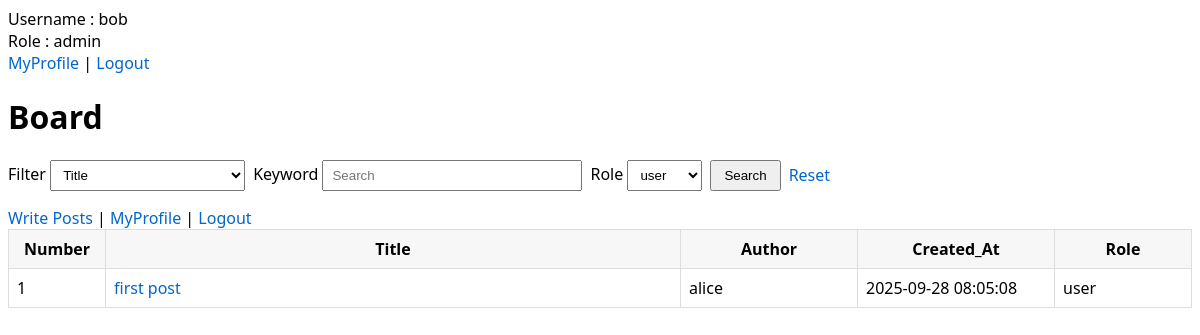
/board/board.php?role=user (signed in), run on the app's committed database.
### tables this page shows
CREATE TABLE posts (
    id INT AUTO_INCREMENT PRIMARY KEY,
    title VARCHAR(200) NOT NULL,
    content TEXT NOT NULL,
    user_id INT NOT NULL,
    filename VARCHAR(255),
    role ENUM('user','admin') NOT NULL DEFAULT 'user',
    isSecret BOOLEAN NOT NULL DEFAULT FALSE,
    created_at TIMESTAMP DEFAULT CURRENT_TIMESTAMP,
    FOREIGN KEY (user_id) REFERENCES users(id) ON DELETE CASCADE
);

CREATE TABLE users (
    id INT AUTO_INCREMENT PRIMARY KEY,
    username VARCHAR(50) NOT NULL UNIQUE,
    email VARCHAR(100) NOT NULL UNIQUE,
    password VARCHAR(255) NOT NULL,
    profile VARCHAR(255) DEFAULT NULL,
    balance INT NOT NULL DEFAULT 10000,
    role ENUM('user','admin') NOT NULL DEFAULT 'user',
    created_at TIMESTAMP DEFAULT CURRENT_TIMESTAMP
);

### board/board.php (the view, shortened to what this page needs)
<?php
require '../config.php';
include '../header.php';
$q      = isset($_GET['q']) ? trim($_GET['q']) : '';
$field  = isset($_GET['field']) ? $_GET['field'] : 'title';
$role   = isset($_GET['role']) ? trim($_GET['role']) : '';
$where = [];
if ($role !== '') {
    $where[] = "COALESCE(p.role, u.role) = '$role'";
}
$whereSql = $where ? ('WHERE '.implode(' AND ', $where)) : '';
$sql = "
SELECT
    p.id,
    p.title,
    p.created_at,
    u.username AS author_name,
    COALESCE(p.role, u.role) AS role_name
FROM posts p
JOIN users u ON p.user_id = u.id
{$whereSql}
ORDER BY p.created_at DESC, p.id DESC
";
$stmt = $pdo->query($sql);
$rows = $stmt->fetchAll(PDO::FETCH_ASSOC);
$preserveQs = http_build_query([
    'q'     => $q,
    'field' => $field,
    'role'  => $role,
]);
?>
<!doctype html>
<html lang="ko">
<head>
  <link rel="stylesheet" href="/style.css">
</head>
<body>
  <h1>Board</h1>
  <form class="search" method="get" action="">
    <label>
      Filter
      <select name="field">
        <option value="title"   <?= $field==='title'?'selected':''; ?>>Title</option>
      </select>
    </label>
    <label>
      Keyword
      <input type="text" name="q" value="<?= $q ?>" placeholder="Search">
    </label>
    <label>
      Role
      <select name="role">
        <option value="user"    <?= $role==='user'?'selected':''; ?>>user</option>
      </select>
    </label>
    <button type="submit">Search</button>
    <?php if ($q!=='' || $role!==''): ?>
      <a href="board.php" style="align-self:center">Reset</a>
    <?php endif; ?>
  </form>
  <div>
     <a href="/board/write.php">Write Posts</a> |
    <a href="/board/profile.php">MyProfile</a> |
    <a href="/auth/logout.php">Logout</a>
  </div>
  <?php if (!$rows && $q !== ''): ?>
    <p class="no-results">"<?= $q ?>" No Result Found.</p>
  <?php elseif (!$rows): ?>
    <p class="muted">No Content Found.</p>
  <?php else: ?>
    <table>
      <thead>
        <tr>
          <th style="width:80px">Number</th>
          <th>Title</th>
          <th style="width:160px">Author</th>
          <th style="width:180px">Created_At</th>
          <th style="width:120px">Role</th>
        </tr>
      </thead>
      <tbody>
        <?php foreach ($rows as $r): ?>
          <?php
            $id = (int)$r['id'];
            $title = $r['title'];
            $author = $r['author_name'];
            $created = $r['created_at'];
            $roleName = $r['role_name'];
            $link = 'view.php?id=' . $id;
            if ($preserveQs !== '') {
                $link .= '&' . $preserveQs;
            }
          ?>
          <tr>
            <td><?= $id ?></td>
            <td><a href="<?= $link ?>"><?= $title ?></a></td>
            <td><?= $author ?></td>
            <td><?= $created ?></td>
            <td><?= $roleName ?></td>
          </tr>
        <?php endforeach; ?>
      </tbody>
    </table>
  <?php endif; ?>
</body>
</html>

### style.css (style rules this page uses)
body { font-family: system-ui, -apple-system, Segoe UI, Roboto, Helvetica, Arial, sans-serif; }
form.search { margin: 16px 0; display: flex; gap: 8px; flex-wrap: wrap; }
table { border-collapse: collapse; width: 100%; }
th, td { border: 1px solid #ddd; padding: 8px; }
thead th { background: #f7f7f7; }
input[type="text"] { padding: 6px 8px; width: 260px; }
select { padding: 6px 8px; }
button { padding: 6px 12px; cursor: pointer; }
a { text-decoration: none; color: #0066cc; }

### data on the page
posts: id "1", title "first post", user.username "alice", created_at "2025-09-28 08:05:08", roleName "user"

### other printed values
$_SESSION['username'] "bob"
$_SESSION['role'] "admin"
